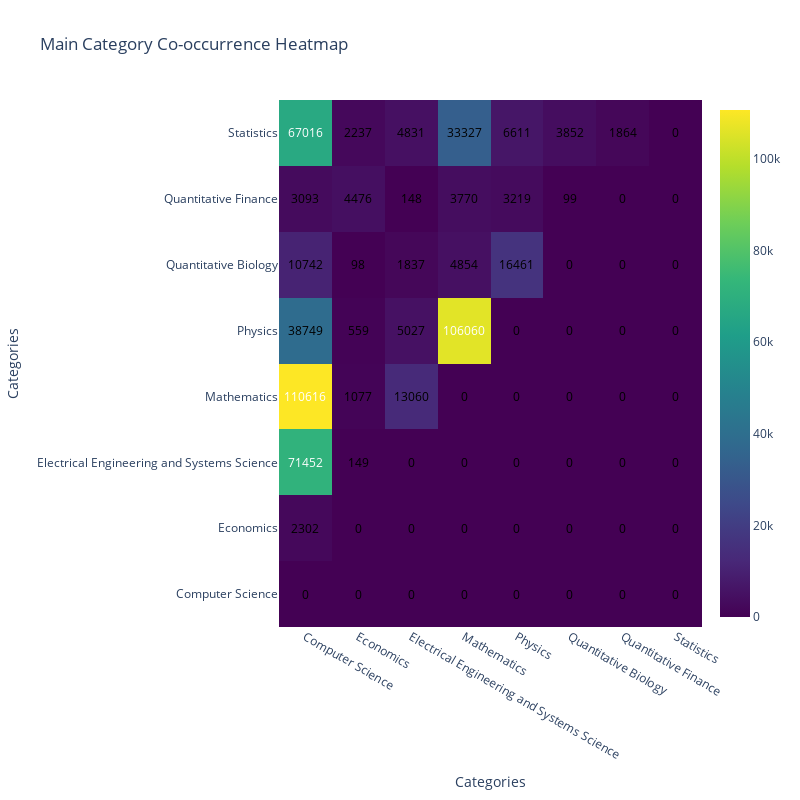

Notebook source saved alongside this figure:
### Code cell
arxiv_metadata_plot = arxiv_metadata[['id', 'categories', 'year']]
arxiv_metadata_plot = arxiv_metadata_plot.assign(category=arxiv_metadata_plot['categories'].str.split(' '))
arxiv_metadata_plot['category'] = arxiv_metadata_plot['category'].apply(lambda x: get_categories(x))

arxiv_metadata_plot.head()

# Create a DataFrame for the intersection
intersection_data = []
for i, cat1 in enumerate(all_main_categories):
    row = []
    for j, cat2 in enumerate(all_main_categories):
        if j >= i:
            count = 0
        else:
            count = sum(1 for cats in arxiv_metadata_plot['category'] if cat1 in cats and cat2 in cats)
        row.append(count)
    intersection_data.append(row)

arxiv_metadata_plot = pd.DataFrame(intersection_data, index=all_main_categories, columns=all_main_categories)

fig = go.Figure(data=go.Heatmap(
                    z=arxiv_metadata_plot.values,
                    x=arxiv_metadata_plot.columns,
                    y=arxiv_metadata_plot.index,
                    hoverongaps = False,
                    colorscale='Viridis'))

# Update layout
fig.update_layout(
    title='Main Category Co-occurrence Heatmap',
    xaxis_title='Categories',
    yaxis_title='Categories',
    width=800,
    height=800
)

# Add text annotations
annotations = []
for i, row in enumerate(arxiv_metadata_plot.values):
    for j, value in enumerate(row):
        annotations.append(
            dict(
                x=arxiv_metadata_plot.columns[j],
                y=arxiv_metadata_plot.index[i],
                text=str(value),
                showarrow=False,
                font=dict(color='white' if value > arxiv_metadata_plot.values.max() / 2 else 'black')
            )
        )
fig.update_layout(annotations=annotations)

# Show the plot
fig.show()

### Figure 1 — Plotly figure (JSON) as saved in the notebook; plotly's stock layout.template omitted (floating-point values rounded to 4 significant figures)
{"data": [{"colorscale": [[0, "#440154"], [0.1111, "#482878"], [0.2222, "#3e4989"], [0.3333, "#31688e"], [0.4444, "#26828e"], [0.5556, "#1f9e89"], [0.6667, "#35b779"], [0.7778, "#6ece58"], [0.8889, "#b5de2b"], [1, "#fde725"]], "hoverongaps": false, "type": "heatmap", "x": ["Computer Science", "Economics", "Electrical Engineering and Systems Science", "Mathematics", "Physics", "Quantitative Biology", "Quantitative Finance", "Statistics"], "y": ["Computer Science", "Economics", "Electrical Engineering and Systems Science", "Mathematics", "Physics", "Quantitative Biology", "Quantitative Finance", "Statistics"], "z": [[0, 0, 0, 0, 0, 0, 0, 0], [2302, 0, 0, 0, 0, 0, 0, 0], [71452, 149, 0, 0, 0, 0, 0, 0], [110616, 1077, 13060, 0, 0, 0, 0, 0], [38749, 559, 5027, 106060, 0, 0, 0, 0], [10742, 98, 1837, 4854, 16461, 0, 0, 0], [3093, 4476, 148, 3770, 3219, 99, 0, 0], [67016, 2237, 4831, 33327, 6611, 3852, 1864, 0]]}], "layout": {"annotations": [{"font": {"color": "black"}, "showarrow": false, "text": "0", "x": "Computer Science", "y": "Computer Science"}, {"font": {"color": "black"}, "showarrow": false, "text": "0", "x": "Economics", "y": "Computer Science"}, {"font": {"color": "black"}, "showarrow": false, "text": "0", "x": "Electrical Engineering and Systems Science", "y": "Computer Science"}, {"font": {"color": "black"}, "showarrow": false, "text": "0", "x": "Mathematics", "y": "Computer Science"}, {"font": {"color": "black"}, "showarrow": false, "text": "0", "x": "Physics", "y": "Computer Science"}, {"font": {"color": "black"}, "showarrow": false, "text": "0", "x": "Quantitative Biology", "y": "Computer Science"}, {"font": {"color": "black"}, "showarrow": false, "text": "0", "x": "Quantitative Finance", "y": "Computer Science"}, {"font": {"color": "black"}, "showarrow": false, "text": "0", "x": "Statistics", "y": "Computer Science"}, {"font": {"color": "black"}, "showarrow": false, "text": "2302", "x": "Computer Science", "y": "Economics"}, {"font": {"color": "black"}, "showarrow": false, "text": "0", "x": "Economics", "y": "Economics"}, {"font": {"color": "black"}, "showarrow": false, "text": "0", "x": "Electrical Engineering and Systems Science", "y": "Economics"}, {"font": {"color": "black"}, "showarrow": false, "text": "0", "x": "Mathematics", "y": "Economics"}, {"font": {"color": "black"}, "showarrow": false, "text": "0", "x": "Physics", "y": "Economics"}, {"font": {"color": "black"}, "showarrow": false, "text": "0", "x": "Quantitative Biology", "y": "Economics"}, {"font": {"color": "black"}, "showarrow": false, "text": "0", "x": "Quantitative Finance", "y": "Economics"}, {"font": {"color": "black"}, "showarrow": false, "text": "0", "x": "Statistics", "y": "Economics"}, {"font": {"color": "white"}, "showarrow": false, "text": "71452", "x": "Computer Science", "y": "Electrical Engineering and Systems Science"}, {"font": {"color": "black"}, "showarrow": false, "text": "149", "x": "Economics", "y": "Electrical Engineering and Systems Science"}, {"font": {"color": "black"}, "showarrow": false, "text": "0", "x": "Electrical Engineering and Systems Science", "y": "Electrical Engineering and Systems Science"}, {"font": {"color": "black"}, "showarrow": false, "text": "0", "x": "Mathematics", "y": "Electrical Engineering and Systems Science"}, {"font": {"color": "black"}, "showarrow": false, "text": "0", "x": "Physics", "y": "Electrical Engineering and Systems Science"}, {"font": {"color": "black"}, "showarrow": false, "text": "0", "x": "Quantitative Biology", "y": "Electrical Engineering and Systems Science"}, {"font": {"color": "black"}, "showarrow": false, "text": "0", "x": "Quantitative Finance", "y": "Electrical Engineering and Systems Science"}, {"font": {"color": "black"}, "showarrow": false, "text": "0", "x": "Statistics", "y": "Electrical Engineering and Systems Science"}, {"font": {"color": "white"}, "showarrow": false, "text": "110616", "x": "Computer Science", "y": "Mathematics"}, {"font": {"color": "black"}, "showarrow": false, "text": "1077", "x": "Economics", "y": "Mathematics"}, {"font": {"color": "black"}, "showarrow": false, "text": "13060", "x": "Electrical Engineering and Systems Science", "y": "Mathematics"}, {"font": {"color": "black"}, "showarrow": false, "text": "0", "x": "Mathematics", "y": "Mathematics"}, {"font": {"color": "black"}, "showarrow": false, "text": "0", "x": "Physics", "y": "Mathematics"}, {"font": {"color": "black"}, "showarrow": false, "text": "0", "x": "Quantitative Biology", "y": "Mathematics"}, {"font": {"color": "black"}, "showarrow": false, "text": "0", "x": "Quantitative Finance", "y": "Mathematics"}, {"font": {"color": "black"}, "showarrow": false, "text": "0", "x": "Statistics", "y": "Mathematics"}, {"font": {"color": "black"}, "showarrow": false, "text": "38749", "x": "Computer Science", "y": "Physics"}, {"font": {"color": "black"}, "showarrow": false, "text": "559", "x": "Economics", "y": "Physics"}, {"font": {"color": "black"}, "showarrow": false, "text": "5027", "x": "Electrical Engineering and Systems Science", "y": "Physics"}, {"font": {"color": "white"}, "showarrow": false, "text": "106060", "x": "Mathematics", "y": "Physics"}, {"font": {"color": "black"}, "showarrow": false, "text": "0", "x": "Physics", "y": "Physics"}, {"font": {"color": "black"}, "showarrow": false, "text": "0", "x": "Quantitative Biology", "y": "Physics"}, {"font": {"color": "black"}, "showarrow": false, "text": "0", "x": "Quantitative Finance", "y": "Physics"}, {"font": {"color": "black"}, "showarrow": false, "text": "0", "x": "Statistics", "y": "Physics"}, {"font": {"color": "black"}, "showarrow": false, "text": "10742", "x": "Computer Science", "y": "Quantitative Biology"}, {"font": {"color": "black"}, "showarrow": false, "text": "98", "x": "Economics", "y": "Quantitative Biology"}, {"font": {"color": "black"}, "showarrow": false, "text": "1837", "x": "Electrical Engineering and Systems Science", "y": "Quantitative Biology"}, {"font": {"color": "black"}, "showarrow": false, "text": "4854", "x": "Mathematics", "y": "Quantitative Biology"}, {"font": {"color": "black"}, "showarrow": false, "text": "16461", "x": "Physics", "y": "Quantitative Biology"}, {"font": {"color": "black"}, "showarrow": false, "text": "0", "x": "Quantitative Biology", "y": "Quantitative Biology"}, {"font": {"color": "black"}, "showarrow": false, "text": "0", "x": "Quantitative Finance", "y": "Quantitative Biology"}, {"font": {"color": "black"}, "showarrow": false, "text": "0", "x": "Statistics", "y": "Quantitative Biology"}, {"font": {"color": "black"}, "showarrow": false, "text": "3093", "x": "Computer Science", "y": "Quantitative Finance"}, {"font": {"color": "black"}, "showarrow": false, "text": "4476", "x": "Economics", "y": "Quantitative Finance"}, {"font": {"color": "black"}, "showarrow": false, "text": "148", "x": "Electrical Engineering and Systems Science", "y": "Quantitative Finance"}, {"font": {"color": "black"}, "showarrow": false, "text": "3770", "x": "Mathematics", "y": "Quantitative Finance"}, {"font": {"color": "black"}, "showarrow": false, "text": "3219", "x": "Physics", "y": "Quantitative Finance"}, {"font": {"color": "black"}, "showarrow": false, "text": "99", "x": "Quantitative Biology", "y": "Quantitative Finance"}, {"font": {"color": "black"}, "showarrow": false, "text": "0", "x": "Quantitative Finance", "y": "Quantitative Finance"}, {"font": {"color": "black"}, "showarrow": false, "text": "0", "x": "Statistics", "y": "Quantitative Finance"}, {"font": {"color": "white"}, "showarrow": false, "text": "67016", "x": "Computer Science", "y": "Statistics"}, {"font": {"color": "black"}, "showarrow": false, "text": "2237", "x": "Economics", "y": "Statistics"}, {"font": {"color": "black"}, "showarrow": false, "text": "4831", "x": "Electrical Engineering and Systems Science", "y": "Statistics"}, {"font": {"color": "black"}, "showarrow": false, "text": "33327", "x": "Mathematics", "y": "Statistics"}, {"font": {"color": "black"}, "showarrow": false, "text": "6611", "x": "Physics", "y": "Statistics"}, {"font": {"color": "black"}, "showarrow": false, "text": "3852", "x": "Quantitative Biology", "y": "Statistics"}, {"font": {"color": "black"}, "showarrow": false, "text": "1864", "x": "Quantitative Finance", "y": "Statistics"}, {"font": {"color": "black"}, "showarrow": false, "text": "0", "x": "Statistics", "y": "Statistics"}], "height": 800, "title": {"text": "Main Category Co-occurrence Heatmap"}, "width": 800, "xaxis": {"autorange": true, "range": [-0.5, 7.5], "title": {"text": "Categories"}, "type": "category"}, "yaxis": {"autorange": true, "range": [-0.5, 7.5], "title": {"text": "Categories"}, "type": "category"}}}
